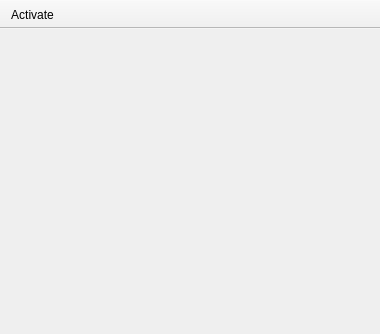
<?xml version="1.0" encoding="UTF-8"?>
<ui version="4.0">
 <class>MainWindow</class>
 <widget class="QMainWindow" name="MainWindow">
  <property name="geometry">
   <rect>
    <x>0</x>
    <y>0</y>
    <width>380</width>
    <height>334</height>
   </rect>
  </property>
  <property name="windowTitle">
   <string>MainWindow</string>
  </property>
  <property name="styleSheet">
   <string notr="true"/>
  </property>
  <widget class="QWidget" name="centralWidget"/>
  <widget class="QMenuBar" name="menuBar">
   <property name="geometry">
    <rect>
     <x>0</x>
     <y>0</y>
     <width>380</width>
     <height>21</height>
    </rect>
   </property>
  </widget>
  <widget class="QToolBar" name="mainToolBar">
   <property name="movable">
    <bool>false</bool>
   </property>
   <attribute name="toolBarArea">
    <enum>TopToolBarArea</enum>
   </attribute>
   <attribute name="toolBarBreak">
    <bool>false</bool>
   </attribute>
   <addaction name="actionActivate"/>
  </widget>
  <action name="actionActivate">
   <property name="text">
    <string>Activate</string>
   </property>
  </action>
 </widget>
 <layoutdefault spacing="6" margin="11"/>
 <resources/>
 <connections/>
</ui>
